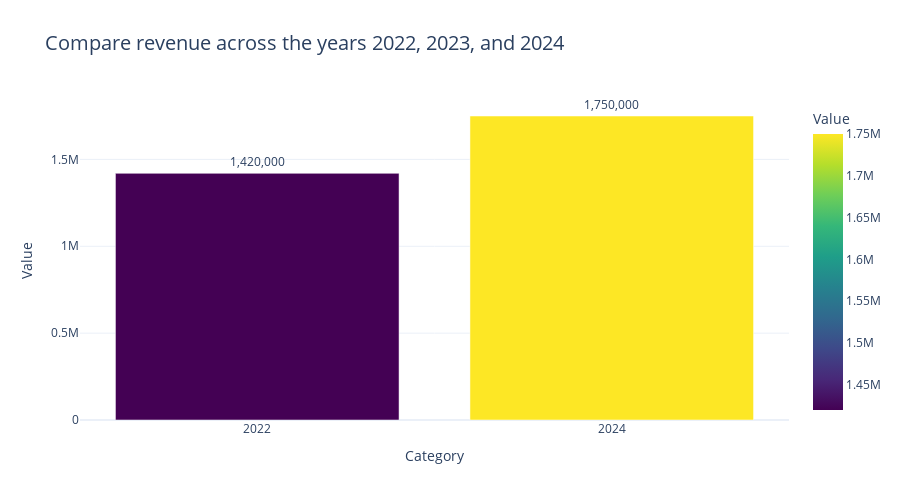

Notebook code cell kept with this figure:
### Markdown cell above
## Interactive Plotly Visualization (if available)

### Code cell
# Create plotly visualization if available
    if plotly_available:
        if chart_type == 'bar':
            fig = px.bar(df, x='Category', y='Value', title=query,
                    color='Value', color_continuous_scale='viridis',
                    text='Value', template='plotly_white')
            fig.update_traces(texttemplate='%{text:,}', textposition='outside')
                    
        elif chart_type == 'line':
            fig = px.line(df, x='Category', y='Value', title=query, 
                    markers=True, line_shape='linear',
                    template='plotly_white')
            fig.update_traces(marker=dict(size=10))
            
        elif chart_type == 'pie':
            fig = px.pie(df, values='Value', names='Category', title=query,
                    hole=0.4, template='plotly_white')
            
        elif chart_type == 'scatter':
            fig = px.scatter(df, x='Category', y='Value', title=query, 
                        size='Value', template='plotly_white',
                        trendline='ols')
        else:
            fig = px.bar(df, x='Category', y='Value', title=query)

        fig.update_layout(
            title_font_size=20,
            xaxis_title="Category",
            yaxis_title="Value",
            legend_title="Legend",
            font=dict(size=12),
            height=500,
        )
        
        fig.show()
    else:
        print("Plotly is not available. Install it with: pip install plotly")

### Figure 1 — Plotly figure (JSON) as saved in the notebook; plotly's stock layout.template omitted (floating-point values rounded to 4 significant figures)
{"data": [{"alignmentgroup": "True", "hovertemplate": "Category=%{x}<br>Value=%{marker.color}<extra></extra>", "legendgroup": "", "marker": {"color": [1420000, 1750000], "coloraxis": "coloraxis", "pattern": {"shape": ""}}, "name": "", "offsetgroup": "", "orientation": "v", "showlegend": false, "text": [1420000.0, 1750000.0], "textposition": "outside", "texttemplate": "%{text:,}", "type": "bar", "x": ["2022", "2024"], "xaxis": "x", "y": [1420000, 1750000], "yaxis": "y"}], "layout": {"barmode": "relative", "coloraxis": {"colorbar": {"title": {"text": "Value"}}, "colorscale": [[0.0, "#440154"], [0.1111, "#482878"], [0.2222, "#3e4989"], [0.3333, "#31688e"], [0.4444, "#26828e"], [0.5556, "#1f9e89"], [0.6667, "#35b779"], [0.7778, "#6ece58"], [0.8889, "#b5de2b"], [1.0, "#fde725"]]}, "font": {"size": 12}, "height": 500, "legend": {"title": {"text": "Legend"}, "tracegroupgap": 0}, "title": {"font": {"size": 20}, "text": "Compare revenue across the years 2022, 2023, and 2024"}, "xaxis": {"anchor": "y", "domain": [0.0, 1.0], "title": {"text": "Category"}}, "yaxis": {"anchor": "x", "domain": [0.0, 1.0], "title": {"text": "Value"}}}}
